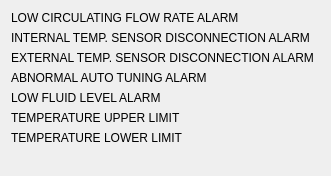
   <widget class="QWidget" name="tab_2">
    <attribute name="title">
     <string>ALARM FLAG 2</string>
    </attribute>
    <layout class="QVBoxLayout" name="verticalLayout_2">
     <item>
      <layout class="QGridLayout" name="gridLayout_3">
       <item row="8" column="1">
        <widget class="PyDMByteIndicator" name="PyDMByteIndicator_17">
         <property name="maximumSize">
          <size>
           <width>20</width>
           <height>20</height>
          </size>
         </property>
         <property name="toolTip">
          <string/>
         </property>
         <property name="channel" stdset="0">
          <string>ca://${DEV}:LOW_FLUID_RBV</string>
         </property>
         <property name="onColor" stdset="0">
          <color>
           <red>255</red>
           <green>0</green>
           <blue>0</blue>
          </color>
         </property>
         <property name="showLabels" stdset="0">
          <bool>false</bool>
         </property>
         <property name="circles" stdset="0">
          <bool>true</bool>
         </property>
        </widget>
       </item>
       <item row="7" column="1">
        <widget class="PyDMByteIndicator" name="PyDMByteIndicator_18">
         <property name="maximumSize">
          <size>
           <width>20</width>
           <height>20</height>
          </size>
         </property>
         <property name="toolTip">
          <string/>
         </property>
         <property name="channel" stdset="0">
          <string>ca://${DEV}:ABNORMAL_AUTO_TUNING_RBV</string>
         </property>
         <property name="onColor" stdset="0">
          <color>
           <red>255</red>
           <green>0</green>
           <blue>0</blue>
          </color>
         </property>
         <property name="showLabels" stdset="0">
          <bool>false</bool>
         </property>
         <property name="circles" stdset="0">
          <bool>true</bool>
         </property>
        </widget>
       </item>
       <item row="11" column="0">
        <layout class="QGridLayout" name="gridLayout">
         <item row="0" column="0">
          <widget class="PyDMLabel" name="PyDMLabel_17">
           <property name="toolTip">
            <string/>
           </property>
           <property name="text">
            <string/>
           </property>
          </widget>
         </item>
        </layout>
       </item>
       <item row="5" column="1">
        <widget class="PyDMByteIndicator" name="PyDMByteIndicator_12">
         <property name="maximumSize">
          <size>
           <width>20</width>
           <height>20</height>
          </size>
         </property>
         <property name="toolTip">
          <string/>
         </property>
         <property name="channel" stdset="0">
          <string>ca://${DEV}:INT_TEMP_SENS_DISCONNECT_RBV</string>
         </property>
         <property name="onColor" stdset="0">
          <color>
           <red>255</red>
           <green>0</green>
           <blue>0</blue>
          </color>
         </property>
         <property name="showLabels" stdset="0">
          <bool>false</bool>
         </property>
         <property name="circles" stdset="0">
          <bool>true</bool>
         </property>
        </widget>
       </item>
       <item row="4" column="1">
        <widget class="PyDMByteIndicator" name="PyDMByteIndicator_14">
         <property name="maximumSize">
          <size>
           <width>20</width>
           <height>20</height>
          </size>
         </property>
         <property name="toolTip">
          <string/>
         </property>
         <property name="channel" stdset="0">
          <string>ca://${DEV}:LOW_FLOW_RBV</string>
         </property>
         <property name="onColor" stdset="0">
          <color>
           <red>255</red>
           <green>0</green>
           <blue>0</blue>
          </color>
         </property>
         <property name="showLabels" stdset="0">
          <bool>false</bool>
         </property>
         <property name="circles" stdset="0">
          <bool>true</bool>
         </property>
        </widget>
       </item>
       <item row="6" column="1">
        <widget class="PyDMByteIndicator" name="PyDMByteIndicator_13">
         <property name="maximumSize">
          <size>
           <width>20</width>
           <height>20</height>
          </size>
         </property>
         <property name="toolTip">
          <string/>
         </property>
         <property name="channel" stdset="0">
          <string>ca://${DEV}:EXT_TEMP_SENS_DISCONNECT_RBV</string>
         </property>
         <property name="onColor" stdset="0">
          <color>
           <red>255</red>
           <green>0</green>
           <blue>0</blue>
          </color>
         </property>
         <property name="showLabels" stdset="0">
          <bool>false</bool>
         </property>
         <property name="circles" stdset="0">
          <bool>true</bool>
         </property>
        </widget>
       </item>
       <item row="10" column="1">
        <widget class="PyDMByteIndicator" name="PyDMByteIndicator_15">
         <property name="maximumSize">
          <size>
           <width>20</width>
           <height>20</height>
          </size>
         </property>
         <property name="toolTip">
          <string/>
         </property>
         <property name="channel" stdset="0">
          <string>ca://${DEV}:TEMP_LOW_LIM_RBV</string>
         </property>
         <property name="onColor" stdset="0">
          <color>
           <red>255</red>
           <green>0</green>
           <blue>0</blue>
          </color>
         </property>
         <property name="offColor" stdset="0">
          <color>
           <red>100</red>
           <green>100</green>
           <blue>100</blue>
          </color>
         </property>
         <property name="showLabels" stdset="0">
          <bool>false</bool>
         </property>
         <property name="circles" stdset="0">
          <bool>true</bool>
         </property>
        </widget>
       </item>
       <item row="9" column="1">
        <widget class="PyDMByteIndicator" name="PyDMByteIndicator_16">
         <property name="maximumSize">
          <size>
           <width>20</width>
           <height>20</height>
          </size>
         </property>
         <property name="toolTip">
          <string/>
         </property>
         <property name="channel" stdset="0">
          <string>ca://${DEV}:TEMP_UPPER_LIM_RBV</string>
         </property>
         <property name="onColor" stdset="0">
          <color>
           <red>255</red>
           <green>0</green>
           <blue>0</blue>
          </color>
         </property>
         <property name="showLabels" stdset="0">
          <bool>false</bool>
         </property>
         <property name="circles" stdset="0">
          <bool>true</bool>
         </property>
        </widget>
       </item>
       <item row="4" column="0">
        <widget class="QLabel" name="CurrentTempText_15">
         <property name="font">
          <font>
           <pointsize>9</pointsize>
          </font>
         </property>
         <property name="text">
          <string>LOW CIRCULATING FLOW RATE ALARM</string>
         </property>
         <property name="alignment">
          <set>Qt::AlignLeading|Qt::AlignLeft|Qt::AlignVCenter</set>
         </property>
        </widget>
       </item>
       <item row="5" column="0">
        <widget class="QLabel" name="CurrentTempText_16">
         <property name="font">
          <font>
           <pointsize>9</pointsize>
          </font>
         </property>
         <property name="text">
          <string>INTERNAL TEMP. SENSOR DISCONNECTION ALARM</string>
         </property>
         <property name="alignment">
          <set>Qt::AlignLeading|Qt::AlignLeft|Qt::AlignVCenter</set>
         </property>
        </widget>
       </item>
       <item row="6" column="0">
        <widget class="QLabel" name="CurrentTempText_17">
         <property name="font">
          <font>
           <pointsize>9</pointsize>
          </font>
         </property>
         <property name="text">
          <string>EXTERNAL TEMP. SENSOR DISCONNECTION ALARM</string>
         </property>
         <property name="alignment">
          <set>Qt::AlignLeading|Qt::AlignLeft|Qt::AlignVCenter</set>
         </property>
        </widget>
       </item>
       <item row="7" column="0">
        <widget class="QLabel" name="CurrentTempText_18">
         <property name="font">
          <font>
           <pointsize>9</pointsize>
          </font>
         </property>
         <property name="text">
          <string>ABNORMAL AUTO TUNING ALARM</string>
         </property>
         <property name="alignment">
          <set>Qt::AlignLeading|Qt::AlignLeft|Qt::AlignVCenter</set>
         </property>
        </widget>
       </item>
       <item row="8" column="0">
        <widget class="QLabel" name="CurrentTempText_19">
         <property name="font">
          <font>
           <pointsize>9</pointsize>
          </font>
         </property>
         <property name="text">
          <string>LOW FLUID LEVEL ALARM</string>
         </property>
         <property name="alignment">
          <set>Qt::AlignLeading|Qt::AlignLeft|Qt::AlignVCenter</set>
         </property>
        </widget>
       </item>
       <item row="9" column="0">
        <widget class="QLabel" name="CurrentTempText_20">
         <property name="font">
          <font>
           <pointsize>9</pointsize>
          </font>
         </property>
         <property name="text">
          <string>TEMPERATURE UPPER LIMIT</string>
         </property>
         <property name="alignment">
          <set>Qt::AlignLeading|Qt::AlignLeft|Qt::AlignVCenter</set>
         </property>
        </widget>
       </item>
       <item row="10" column="0">
        <widget class="QLabel" name="CurrentTempText_21">
         <property name="font">
          <font>
           <pointsize>9</pointsize>
          </font>
         </property>
         <property name="text">
          <string>TEMPERATURE LOWER LIMIT</string>
         </property>
         <property name="alignment">
          <set>Qt::AlignLeading|Qt::AlignLeft|Qt::AlignVCenter</set>
         </property>
        </widget>
       </item>
      </layout>
     </item>
    </layout>
   </widget>
